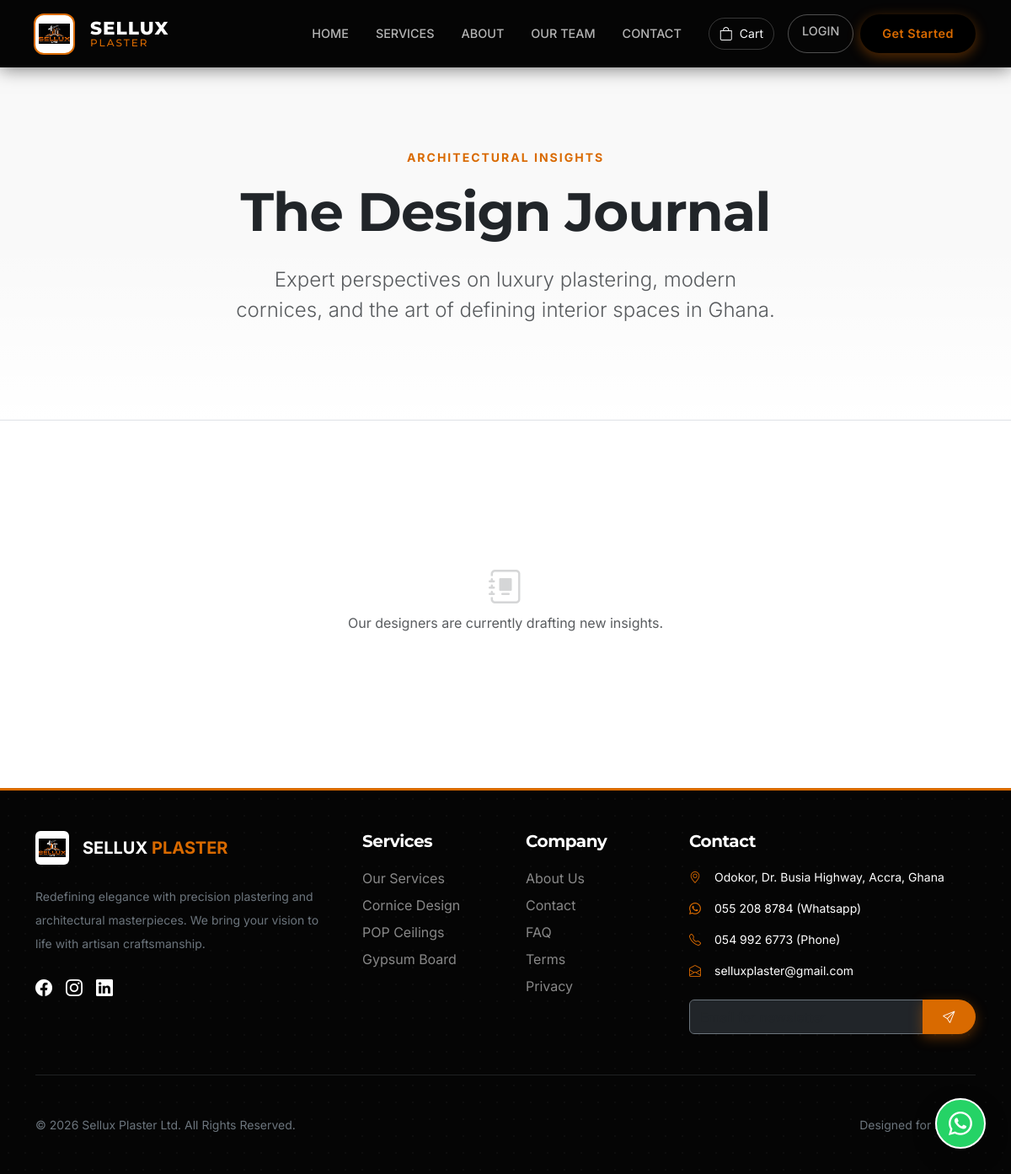
The page /insights/ on the database as committed earlier.
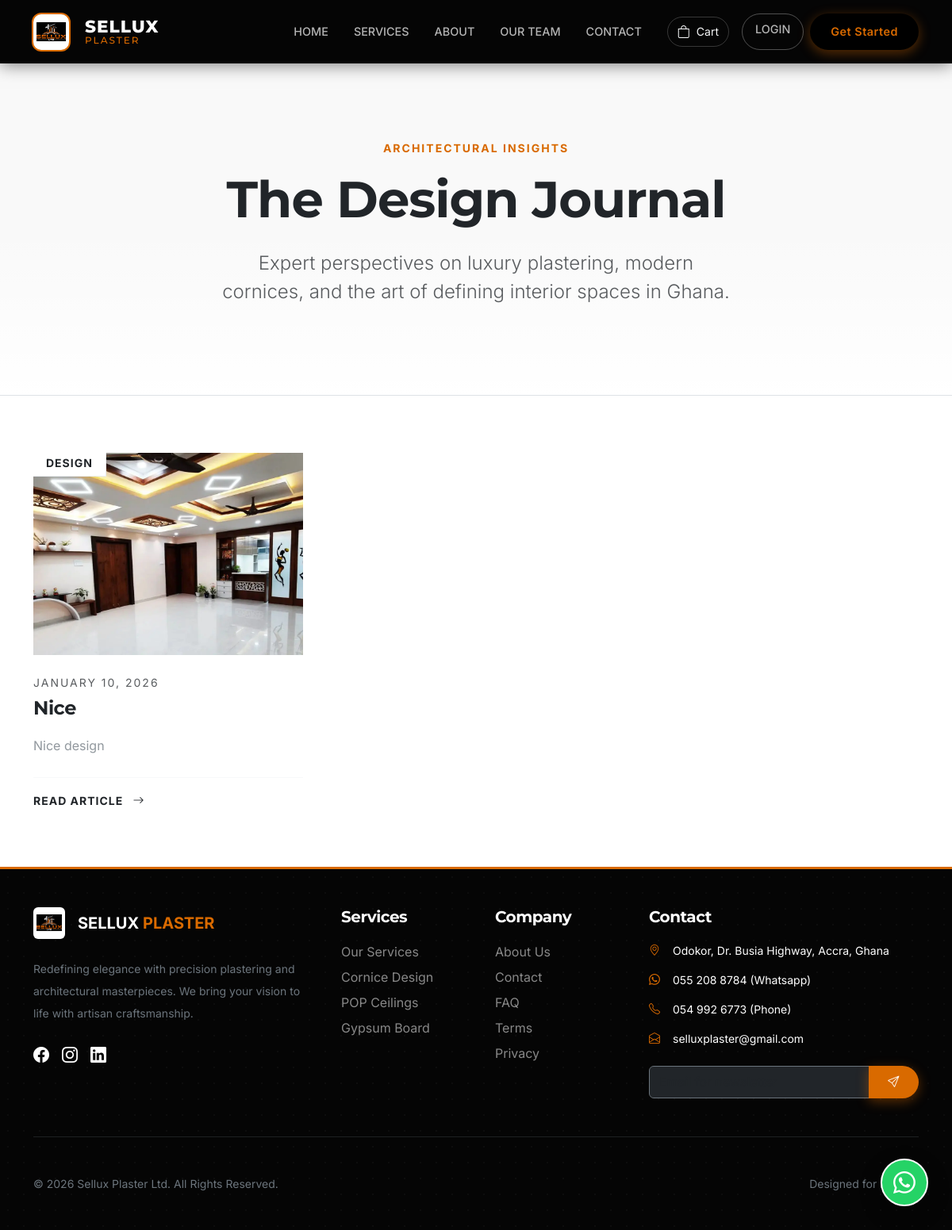
The same page on the database as committed later.
### blog/models.py (models this page shows, shortened)
class Post(models.Model):
    title = models.CharField(max_length=200)
    slug = models.SlugField(unique=True)
    author = models.ForeignKey(settings.AUTH_USER_MODEL, on_delete=models.CASCADE)
    category = models.ForeignKey(Category, on_delete=models.SET_NULL, null=True, related_name='posts')
    featured_image = models.ImageField(upload_to='blog/')
    excerpt = models.TextField(max_length=500, help_text="A short summary of the post.")
    content = models.TextField()
    created_at = models.DateTimeField(auto_now_add=True)
    updated_at = models.DateTimeField(auto_now=True)
    is_published = models.BooleanField(default=True)
    class Meta:
        ordering = ['-created_at']
    def get_absolute_url(self):
        return reverse('blog:post_detail', args=[self.slug])

class Category(models.Model):
    name = models.CharField(max_length=100)
    slug = models.SlugField(unique=True)
    class Meta:
        verbose_name_plural = 'Categories'

### blog/views.py (the view)
# urls.py: path('', PostListView.as_view(), name='post_list'),
class PostListView(ListView):
    model = Post
    template_name = 'blog/post_list.html'
    context_object_name = 'posts'
    paginate_by = 6
    def get_queryset(self):
        return Post.objects.filter(is_published=True)
    def get_context_data(self, **kwargs):
        context = super().get_context_data(**kwargs)
        context['categories'] = Category.objects.all()
        return context

### cart/cart.py (called while the page is built)
    def __len__(self):
        return sum(item['quantity'] for item in self.cart.values())

### core/context_processors.py (called while the page is built)
def brand_context(request):
    return {
        'brand': get_brand_info()
    }

def cart_context(request):
    return {'cart': Cart(request)}

def promotions_context(request):
    promotion = Promotion.objects.filter(is_active=True).first()
    return {'active_promotion': promotion}

### core/utils.py (called while the page is built)
def get_brand_info():
    return {
        'company_name': 'Sellux Plaster Ltd',
        'slogan': 'Home of Affordable Luxury',
        'address': 'Odokor, Dr. Busia Highway, Accra, Ghana',
        'phone_primary': '055 208 8784',
        'phone_secondary': '054 992 6773',
        'email': 'selluxplasterltd@gmail.com',
        'whatsapp': '233549926773',
    }

### templates/blog/post_list.html (shortened to what this page needs)
{% extends 'base.html' %}
{% load static %}
{% block content %}
<section class="py-5 bg-pattern-3d position-relative overflow-hidden border-bottom">
    <div class="position-absolute bottom-0 start-0 w-100 h-50" style="background: linear-gradient(to top, #ffffff, transparent);"></div>
    <div class="container py-5 position-relative z-1">
        <div class="row justify-content-center text-center">
            <div class="col-lg-8 animate__animated animate__fadeInUp">
                <p class="small text-uppercase fw-bold text-primary ls-2 mb-3">Architectural Insights</p>
                <h1 class="display-3 fw-bold mb-4 text-dark" style="letter-spacing: -1px;">The Design Journal</h1>
                <p class="lead text-muted fw-light fs-4 px-lg-5">
                    Expert perspectives on luxury plastering, modern cornices, and the art of defining interior spaces in Ghana.
                </p>
            </div>
        </div>
    </div>
</section>
<section class="py-5 bg-white">
    <div class="container py-4">
        <div class="row g-5">
            {% for post in posts %}
            <div class="col-md-6 col-lg-4 d-flex animate__animated animate__fadeInUp" style="animation-delay: {{ forloop.counter0 }}00ms;">
                <article class="w-100 d-flex flex-column h-100 group-hover">
                    <a href="{{ post.get_absolute_url }}" class="d-block overflow-hidden rounded-0 mb-4 position-relative">
                        {% if post.featured_image %}
                        <div class="img-zoom-wrapper ratio ratio-4x3">
                            <img src="{{ post.featured_image.url }}" class="object-fit-cover w-100 h-100 transition-transform" alt="{{ post.title }}">
                        </div>
                        {% else %}
                        <div class="ratio ratio-4x3 bg-light d-flex align-items-center justify-content-center">
                            <i class="bi bi-image text-muted fs-1 opacity-25"></i>
                        </div>
                        {% endif %}
                        <div class="position-absolute top-0 start-0 m-0">
                                <span class="bg-white text-uppercase fw-bold text-dark px-3 py-2 small ls-1 border-bottom border-end border-light-subtle">
                                    {{ post.category.name }}
                                </span>
                        </div>
                    </a>
                    <div class="d-flex flex-column flex-grow-1">
                        <div class="mb-2 text-muted small text-uppercase ls-2">
                            {{ post.created_at|date:"F d, Y" }}
                        </div>
                        <h3 class="h4 fw-bold mb-3">
                            <a href="{{ post.get_absolute_url }}" class="text-dark text-decoration-none hover-primary transition-colors">
                                {{ post.title }}
                            </a>
                        </h3>
                        <p class="text-secondary opacity-75 mb-4 line-clamp-3 lh-lg flex-grow-1">
                            {{ post.excerpt }}
                        </p>
                        <div class="mt-auto pt-3 border-top border-light">
                            <a href="{{ post.get_absolute_url }}" class="text-dark fw-bold text-decoration-none small text-uppercase ls-1 hover-primary">
                                Read Article <i class="bi bi-arrow-right ms-2"></i>
                            </a>
                        </div>
                    </div>
                </article>
            </div>
            {% empty %}
            <div class="col-12 text-center py-5">
                <div class="py-5">
                    <i class="bi bi-journal-album fs-1 text-muted opacity-25 mb-3"></i>
                    <p class="text-muted">Our designers are currently drafting new insights.</p>
                </div>
            </div>
            {% endfor %}
        </div>
    </div>
</section>
{% endblock %}

Rows that differ between the two databases and show on the page:
added Post: featured_image (picture), category.name "DESIGN", created_at "JANUARY 10, 2026", title "Nice", excerpt "Nice design"
Other text that changed with them:
text no longer shown: "Our designers are currently drafting new insights."
